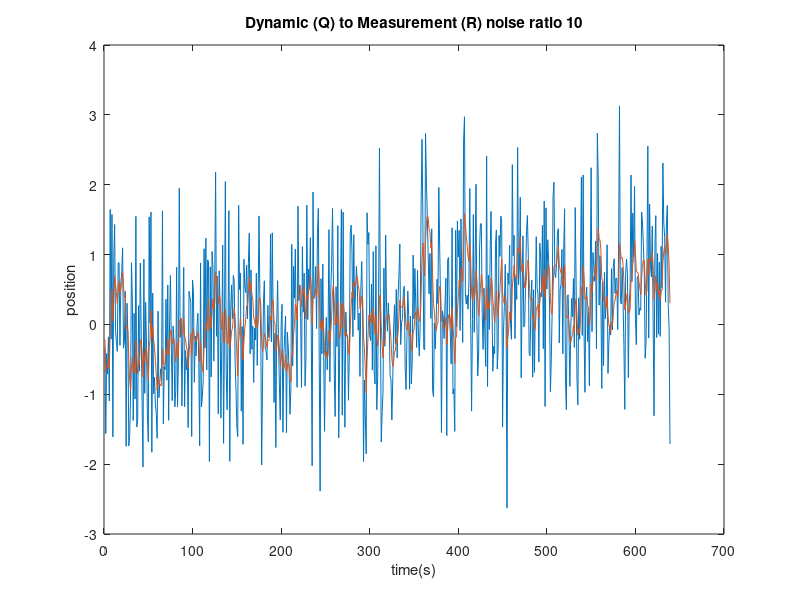

Recreate this plot in MATLAB.
load('data.mat')
T = 0.01; %sample time of 0.01 s
psi = [1 T; 
       0 1];       %state transition matrix
rate = 0;
init = 30;      %set of values choosen to determine initial states
rate_matrix = zeros(init,1);
for i=1:length(data_1d_raw) - 1
    rate_matrix(i) = (data_1d_raw(i+1) - data_1d_raw(i))/T;
end

X_previous =  [mean(data_1d_raw(1:init)); 
               mean(rate_matrix(1:init)) ]; %state matrix for previous instance
S_previous = [ std(data_1d_raw(1:10)) 0; 0 std(rate_matrix(1:10))];  %state covariance matrix at previous instance S_t-1,t-1


dyn_var = 10;
meas_var = 1;

Q = [0 0; 
     0 dyn_var] ;        %dynamic noise covariance matrix
R = meas_var;                   %measurement noise covariance
M = [1 0];                  %observation matrix
I = [1 0; 
     0 1];
data_1d_filtered = zeros(length(data_1d_raw),1);
for i=1:length(data_1d_raw)
    X_predicted = psi * X_previous;       %predicting current state value based on transition matrix
    S_predicted = psi * S_previous * psi' + Q;    %updating state covariance matrix
    Y = data_1d_raw(i);              %obtaining current measurement
    K = S_predicted*M'/(M*S_predicted*M' + R);   %Kalman gain calculation
    X_updated = X_predicted + K*(Y - M*X_predicted);    %updated state value
    S_updated = (I - K*M) * S_predicted;        %updated state covarinace matrix
    X_previous = X_updated;
    S_previous = S_updated;
    data_1d_filtered(i) = X_updated(1,1); 
end

figure(1)
plot(data_1d_raw)
hold on
plot(data_1d_filtered)
title(["Dynamic (Q) to Measurement (R) noise ratio ",num2str(dyn_var/meas_var)])
xlabel("time(s)")
ylabel("position")
